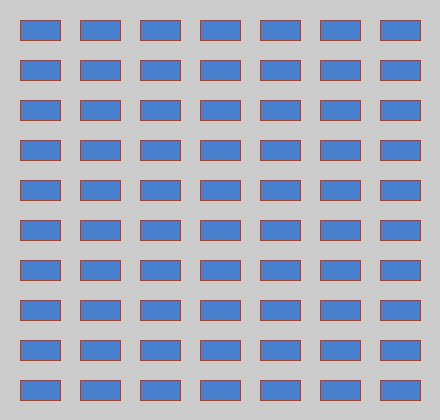
Frame 1 (no input)
Frame 60 (the mouse pressed at the canvas centre just before this capture): identical to frame 1, image omitted
Frame 120 (the mouse held since frame 60 and released just before this capture): identical to frame 1, image omitted

The Processing sketch that drew this single still picture (run headless with seeded random() and noise(); from frame 60 on, the mouse is pressed at the canvas centre):

// Processing sketch: Rectangulos_en_Lienzo
// ── Rectangulos_en_Lienzo.pde
PVector CoorRect;
int AltoRec,AnchoRec,Distancia;

public void setup(){
  size (440,420);
  Distancia = 20;
  AltoRec = 20;
  AnchoRec = 40;
  CoorRect = new PVector(Distancia,Distancia);
}

public void draw(){
  fill(#4780CD);
  stroke(#DA2E09);
  dibujarRectangulos();
}

public void dibujarRectangulos(){
  for(float x=CoorRect.x;x<width;x+=(AnchoRec+Distancia)){
    for(float y=CoorRect.y;y<height;y+=(AltoRec+Distancia)){
      rect(x,y,AnchoRec,AltoRec);
    }
  }
}
